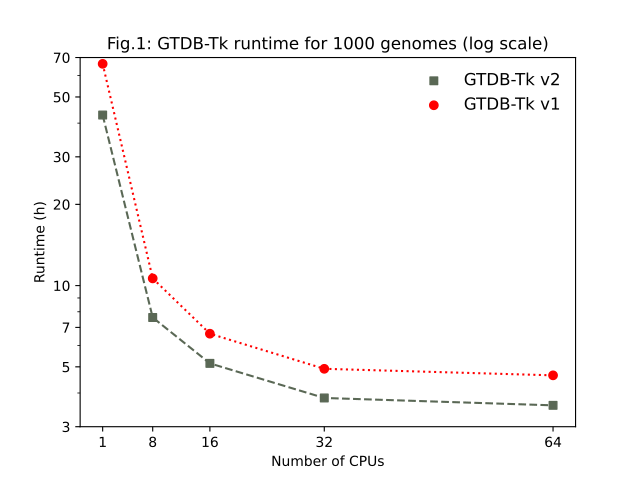

The script that drew this image:
import matplotlib.pyplot as plt
from matplotlib.ticker import ScalarFormatter
import numpy as np

color_setup = ['#5a6855','red','color']
setup = color_setup
cpus_list = [1, 8, 16, 32, 64]
split_list = [x/60 for x in [2571, 457, 309, 230, 216]]
nosplit_list= [x/60 for x in [3980, 638, 398, 295, 279]]
values = ['1', '8', '16', '32','64']

fig, ax = plt.subplots()

plt.ylim(3,70)
plt.xticks(cpus_list, values)

ax.scatter(cpus_list, split_list, label="GTDB-Tk v2", marker="s", s=30, color=setup[0])
ax.plot(cpus_list, split_list,linestyle='dashed', color=setup[0])
ax.scatter(cpus_list, nosplit_list, label="GTDB-Tk v1",color=setup[1])
ax.plot(cpus_list, nosplit_list,linestyle=':', color=setup[1])

ax.set_yscale('log')
ax.set_yticks([3,5,7,10,20,30,50,70])
ax.yaxis.set_major_formatter(ScalarFormatter())

plt.ylabel('Runtime (h)')
plt.xlabel('Number of CPUs')
plt.title('Fig.1: GTDB-Tk runtime for 1000 genomes (log scale)')

# show a legend on the plot
plt.legend(loc=1, prop={'size': 12},frameon=False)
plt.show()
